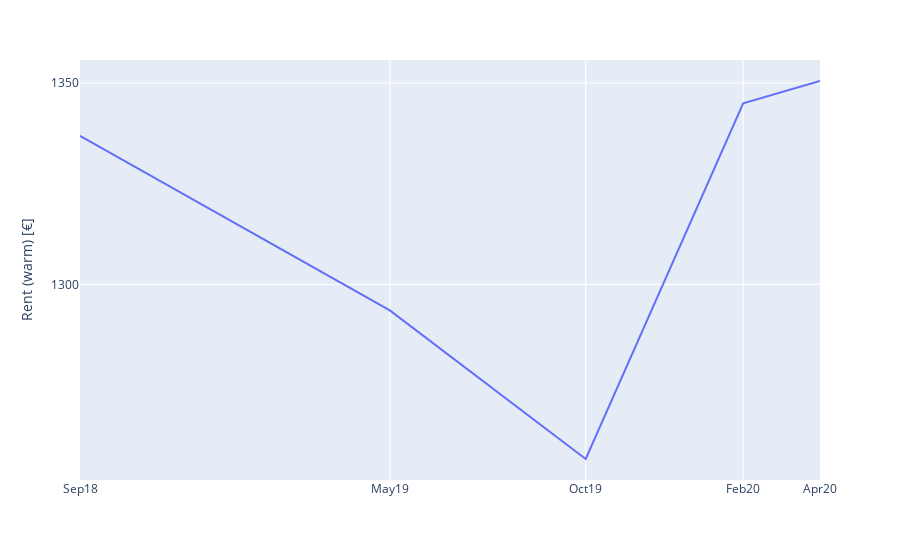

The notebook cell saved with this chart:
### Code cell
## Example time series 

fig = px.line(df_date.groupby(df_date['date']).mean(),
              y="totalRent",
                   title='',
                   labels={'totalRent':'Rent (warm) [€]','date':''}
                  )

fig.update_xaxes(nticks=5,tickangle = 0)
fig.update_yaxes(nticks=5, tickangle = 0)

fig.update_layout(
    xaxis = dict(
        tickmode = 'array',
        tickvals = df_date.groupby(df_date['date']).mean().index,
        ticktext = ['Sep18', 'May19', 'Oct19', 'Feb20', 'Apr20']
    ))

fig.show()

### Figure 1 — Plotly figure (JSON) as saved in the notebook; plotly's stock layout.template omitted (floating-point values rounded to 4 significant figures)
{"data": [{"hovertemplate": "=%{x}<br>Rent (warm) [€]=%{y}<extra></extra>", "legendgroup": "", "line": {"color": "#636efa", "dash": "solid"}, "mode": "lines", "name": "", "orientation": "v", "showlegend": false, "type": "scatter", "x": ["2018-09-01T00:00:00", "2019-05-01T00:00:00", "2019-10-01T00:00:00", "2020-02-01T00:00:00", "2020-04-01T00:00:00"], "xaxis": "x", "y": [1337.0, 1294.0, 1257.0, 1345.0, 1350.0], "yaxis": "y"}], "layout": {"legend": {"tracegroupgap": 0}, "margin": {"t": 60}, "xaxis": {"anchor": "y", "domain": [0, 1], "nticks": 5, "tickangle": 0, "tickmode": "array", "ticktext": ["Sep18", "May19", "Oct19", "Feb20", "Apr20"], "tickvals": ["2018-09-01T00:00:00", "2019-05-01T00:00:00", "2019-10-01T00:00:00", "2020-02-01T00:00:00", "2020-04-01T00:00:00"], "title": {"text": ""}}, "yaxis": {"anchor": "x", "domain": [0, 1], "nticks": 5, "tickangle": 0, "title": {"text": "Rent (warm) [€]"}}}}
